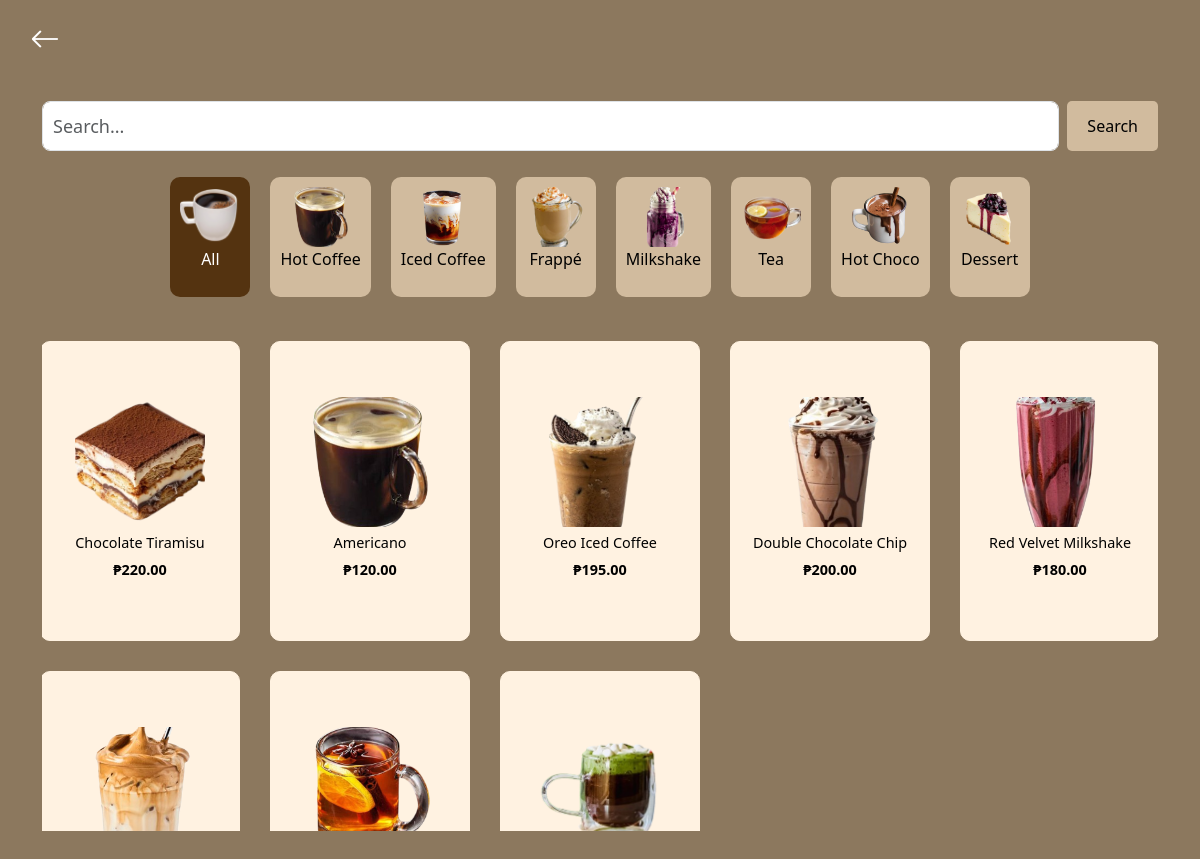
The app's page /php/menu.php (signed in) with its own data.
### tables this page shows
CREATE TABLE `menuitems` (
  `menu_item_id` int(11) NOT NULL,
  `menu_item_name` varchar(255) NOT NULL,
  `description` text NOT NULL,
  `price` decimal(10,2) NOT NULL,
  `image_url` varchar(255) DEFAULT NULL,
  `menu_category_id` int(11) DEFAULT NULL,
  `ingredients_used` int(11) DEFAULT NULL
);

### php/menu.php (the view, shortened to what this page needs)
<!DOCTYPE html>
<html lang="en">
<head>
    <link href="https://cdn.jsdelivr.net/npm/bootstrap@5.3.0/dist/css/bootstrap.min.css" rel="stylesheet">
    <link href="https://cdn.jsdelivr.net/npm/bootstrap-icons/font/bootstrap-icons.css" rel="stylesheet">
    <link rel="stylesheet" href="src/components/menu.css">
</head>
<body>
    <a href="homepage.php" class="back-button">
        <i class="bi bi-arrow-left"></i>
    </a>
    <div class="container mt-4">
        <div class="d-flex mb-3">
        <input type="text" id="search" class="form-control me-2 search-input" placeholder="Search...">
        <button class="btn custom-search-button">Search</button>
    </div>
        <div class="d-flex justify-content-center mb-4">
            <button class="category-button" data-category="all">
                <img src="espresso.png" alt="All">
                <p>All</p>
            </button>
            <button class="category-button" data-category="1">
                <img src="caffèmericano.png" alt="Hot Coffee">
                <p>Hot Coffee</p>
            </button>
            <button class="category-button" data-category="2">
                <img src="ice.png" alt="Iced Coffee">
                <p>Iced Coffee</p>
            </button>
            <button class="category-button" data-category="3">
                <img src="frappe.png" alt="Frappé">
                <p>Frappé</p>
            </button>
            <button class="category-button" data-category="4">
                <img src="milkshake.png" alt="Milkshake">
                <p>Milkshake</p>
            </button>
            <button class="category-button" data-category="5">
                <img src="tea.png" alt="Tea">
                <p>Tea</p>
            </button>
            <button class="category-button" data-category="6">
                <img src="choco.png" alt="Hot Choco">
                <p>Hot Choco</p>
            </button>
            <button class="category-button" data-category="7">
                <img src="dessert.png" alt="Dessert">
                <p>Dessert</p>
            </button>
        </div>
        <div class="menu-container">
            <div class="row row-cols-2 row-cols-md-5 menu-row" id="menu">
                <?php
                $conn = new mysqli("localhost", "root", "", "login");
                $sql = "SELECT menu_item_id, image_url, menu_item_name, price, menu_category_id FROM menuitems";
                $result = $conn->query($sql);
                if ($result->num_rows > 0) {
                    while ($row = $result->fetch_assoc()) {
                        if (in_array($row['menu_category_id'], [1, 2, 3, 4, 5, 6])) {
                            echo '<button class="menu-button col menu-item" data-category="' . htmlspecialchars($row['menu_category_id']) . '" onclick="window.location.href=\'drink.php?id=' . htmlspecialchars($row['menu_item_id']) . '\'">';
                        } elseif ($row['menu_category_id'] == 7) {
                            echo '<button class="menu-button col menu-item" data-category="' . htmlspecialchars($row['menu_category_id']) . '" onclick="window.location.href=\'dessert.php?id=' . htmlspecialchars($row['menu_item_id']) . '\'">';
                        }
                        echo '<img src="' . htmlspecialchars($row['image_url']) . '" class="img-fluid" alt="' . htmlspecialchars($row['menu_item_name']) . '" style="width: 130px; height: 130px;">';
                        echo '<p>' . htmlspecialchars($row['menu_item_name']) . '</p>';
                        echo '<p class="menu-price">₱' . htmlspecialchars($row['price']) . '</p>';
                        echo '</button>';
                    }
                } else {
                    echo '<p>No menu items available.</p>';
                }
                ?>
            </div>
        </div>
    </div>
</body>
</html>

### src/components/menu.css (style rules this page uses)
body { background-color: #8C785E; }
.menu-container { max-height: 500px; overflow-y: auto; display: flex; justify-content: center; background-color: #8C785E; }
.menu-item { text-align: center; }
.category-button { margin: 10px; display: inline-block; text-align: center; border: none; background-color: #d1bb9e; border-radius: 10px; color: black; padding: 10px; transition: background-color 0.3s; }
.category-button img { display: block; margin: 0 auto; width: 60px; height: 60px; object-fit: cover; border-radius: 10px; }
.category-button.active { background-color: #543310; color: #ffffff; }
.category-button[data-category="all"].default { background-color: #543310; }
.menu-button { text-align: center; border: 1px solid #FFF2E1; background-color: #FFF2E1; border-radius: 10px; padding: 5px; width: 200px; height: 300px; margin: 10px; }
.menu-button img { width: 150px; height: 200px; object-fit: cover; border-radius: 10px; }
.menu-button p { margin: 5px 0; font-size: 0.9rem; }
.menu-price { font-weight: bold; color: black; font-size: 0.9rem; }
.menu-row { gap: 10px; display: grid; grid-template-columns: repeat(5, 1fr); justify-items: center; }
.back-button { display: inline-flex; align-items: center; padding: 16px 30px; font-weight: 500; text-decoration: none; color: #ffffff; border-radius: 8px; transition: background-color 0.3s, color 0.3s; }
.back-button i { margin-right: 8px; font-size: 30px; }
.search-input { height: 50px; font-size: 18px; padding: 10px; border-radius: 8px; }
.custom-search-button { background-color: #d1bb9e; color: black; border: none; padding: 10px 20px; font-size: 16px; border-radius: 5px; transition: background-color 0.3s, transform 0.3s; }

### records on screen
menuitems: image_url (picture), menu_item_name "Chocolate Tiramisu", price "220.00"
menuitems: image_url (picture), menu_item_name "Americano", price "120.00"
menuitems: image_url (picture), menu_item_name "Oreo Iced Coffee", price "195.00"
menuitems: image_url (picture), menu_item_name "Double Chocolate Chip", price "200.00"
menuitems: image_url (picture), menu_item_name "Red Velvet Milkshake", price "180.00"
menuitems: image_url (picture)
menuitems: image_url (picture)
menuitems: image_url (picture)
